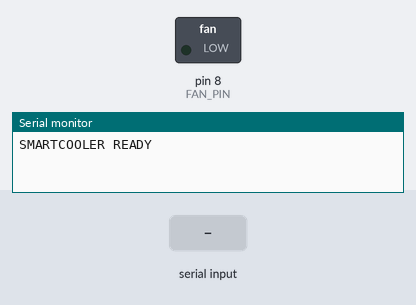
The sketch below on a simulated Arduino Uno, built with avr-gcc and run on an emulated ATmega328P. On the bench: switched loads named in the sketch (green lamp = pin HIGH), the last lines printed to the serial monitor. Inputs (shaded band) come from the test bench.

Above: at 1.2 s.
1.3 s: "ON\n" received over Serial
At 2.1 s:
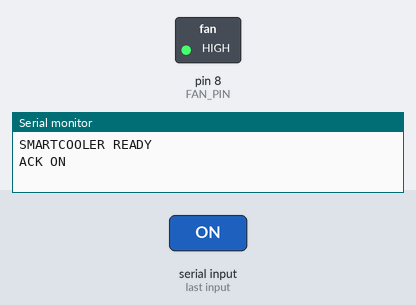
4.3 s: "OFF\n" received over Serial
At 5.6 s:
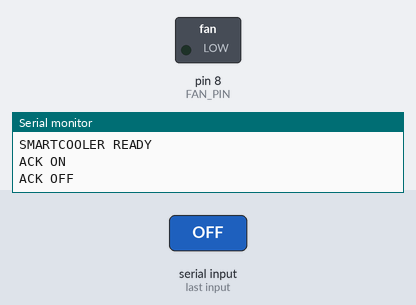
Timing chart, 0 to 7.3 s (numbered marks = the images above; inputs shaded):
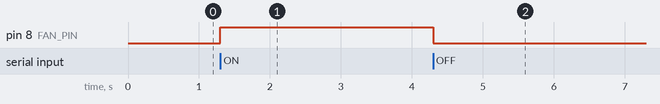

Measured:
- after the input at 1.3 s, pin 8 (FAN_PIN): LOW → HIGH at once
- after the input at 4.3 s, pin 8 (FAN_PIN): HIGH → LOW at once

The sketch:

SmartCooler.ino
```cpp
/*
 SmartCooler Arduino Firmware v1.0
*/

constexpr uint8_t FAN_PIN = 8;
constexpr unsigned long SERIAL_BAUD = 115200;
constexpr size_t MAX_COMMAND_LENGTH = 64;

bool fanState = false;
String commandBuffer;

void setFan(bool state){
  fanState = state;
  digitalWrite(FAN_PIN, state ? HIGH : LOW);
}

void sendStatus(){
  Serial.print("STATUS ");
  Serial.println(fanState ? "ON" : "OFF");
}

void sendVersion(){
  Serial.println("VERSION 1.0.0");
}

void processCommand(String cmd){
  cmd.trim();
  cmd.toUpperCase();

  if(cmd=="PING"){
    Serial.println("PONG");
  }else if(cmd=="ON"){
    setFan(true);
    Serial.println("ACK ON");
  }else if(cmd=="OFF"){
    setFan(false);
    Serial.println("ACK OFF");
  }else if(cmd=="STATUS"){
    sendStatus();
  }else if(cmd=="VERSION"){
    sendVersion();
  }else if(cmd.length()){
    Serial.println("ERROR UNKNOWN_COMMAND");
  }
}

void readSerial(){
  while(Serial.available()){
    char c=Serial.read();
    if(c=='\n' || c=='\r'){
      if(commandBuffer.length()){
        processCommand(commandBuffer);
        commandBuffer="";
      }
    }else{
      if(commandBuffer.length()<MAX_COMMAND_LENGTH){
        commandBuffer+=c;
      }else{
        commandBuffer="";
        Serial.println("ERROR COMMAND_TOO_LONG");
      }
    }
  }
}

void setup(){
  pinMode(FAN_PIN,OUTPUT);
  setFan(false);
  Serial.begin(SERIAL_BAUD);
  while(!Serial){}
  Serial.println("SMARTCOOLER READY");
}

void loop(){
  readSerial();
}
```
